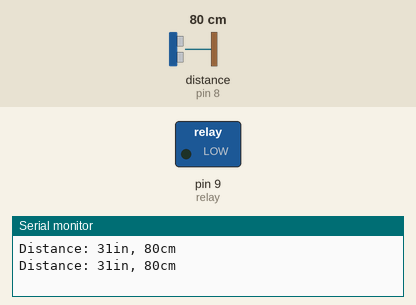
This sketch was run on a simulated Arduino Uno, built with avr-gcc and run on an emulated ATmega328P. On the bench: switched loads named in the sketch (green lamp = pin HIGH), the last lines printed to the serial monitor. Wiring (inferred from the names in the program): ultrasonic range finder: trigger pin 7; echo pin 8. The inputs (shaded band) are chosen by the test bench; at power-on: distance to the obstacle (sensor on pin 8) 80 cm. The echo pulse lasts 58.3 µs per cm; pins used as bus, display or sensor lines are not drawn.

Above: at 1.8 s.
1.9 s: distance to the obstacle (sensor on pin 8) set to 120 cm
At 3.3 s:
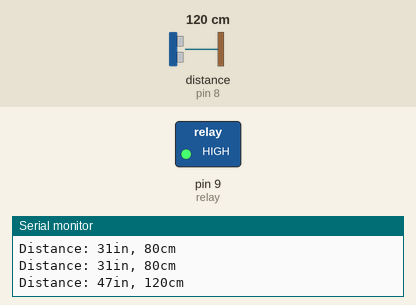
5.5 s: distance to the obstacle (sensor on pin 8) set to 93 cm
7.5 s: distance to the obstacle (sensor on pin 8) set to 84 cm
At 8.6 s:
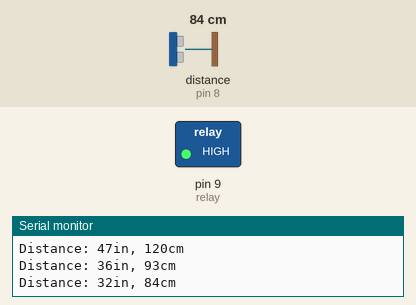
Timing chart, 0 to 10.5 s (numbered marks = the images above; inputs shaded):
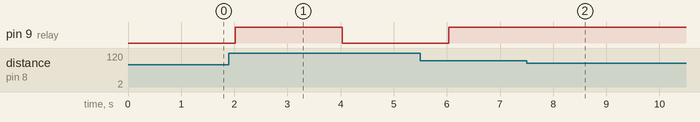

The sketch:

Room_light.ino
```cpp
const int trigPin = 7;
const int echoPin = 8;
const int relay = 9;
int sense[2] = {0,255};

void setup() {
  pinMode(trigPin,OUTPUT);
  pinMode(echoPin,INPUT);
  pinMode(relay, OUTPUT);
  Serial.begin(9600);
}

void loop() {

  long duration, inches, cm;

  digitalWrite(trigPin, LOW);         //Initialize trigger with low pulse
  delayMicroseconds(2);
  digitalWrite(trigPin, HIGH);
  delayMicroseconds(10);              //HC-SR04 needs 10 microsecond to take measurement
  digitalWrite(trigPin, LOW);

  duration = pulseIn(echoPin, HIGH);  //amount of time ECHO is HIGH is the measurement


  inches = microsecondsToInches(duration);
  cm = microsecondsToCentimeters(duration);
  if(inches <= 65 && inches >=35)
  {
    analogWrite(relay, sense[1]);
    Swap(sense);
    delay(1000);
  }

  Serial.print("Distance: ");
  Serial.print(inches);
  Serial.print("in, ");
  Serial.print(cm);
  Serial.print("cm");
  Serial.println();
  delay(1000);
}
long microsecondsToInches(long microseconds) {
  return microseconds/148;
}

long microsecondsToCentimeters(long microseconds) {

  return microseconds / 58;
}
int Swap(int sense[])
{
  int temp = sense[0];
  sense[0] = sense[1];
  sense[1] = temp;
}
```

Measured:
- after the input at 1.9 s, pin 9 (relay): LOW → HIGH after 0.12 s, → LOW 2.0 s later
- after the input at 7.5 s, pin 9 (relay): stops changing and stays HIGH
